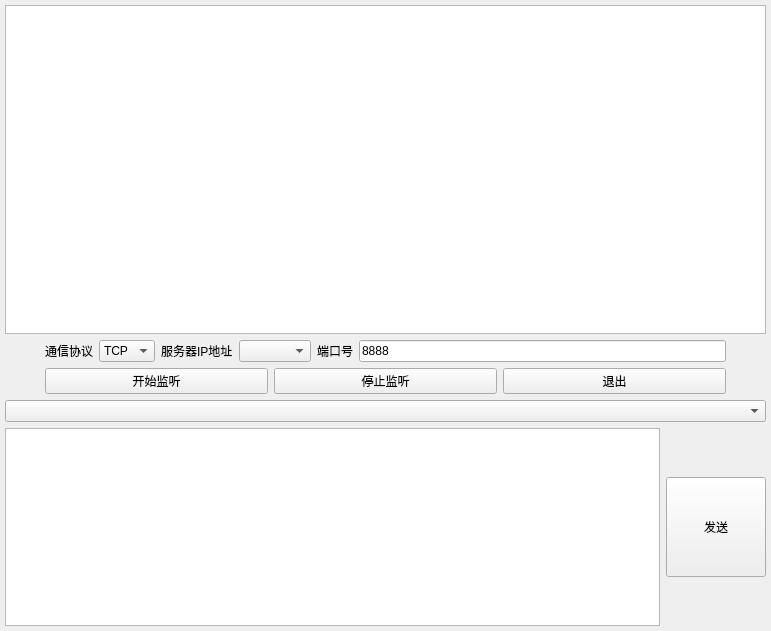
<?xml version="1.0" encoding="UTF-8"?>
<ui version="4.0">
 <class>Widget</class>
 <widget class="QWidget" name="Widget">
  <property name="geometry">
   <rect>
    <x>0</x>
    <y>0</y>
    <width>771</width>
    <height>631</height>
   </rect>
  </property>
  <property name="windowTitle">
   <string>网络调试助手服务端-学渣出品</string>
  </property>
  <property name="windowIcon">
   <iconset resource="src.qrc">
    <normaloff>:/img/server.png</normaloff>:/img/server.png</iconset>
  </property>
  <property name="toolTipDuration">
   <number>-3</number>
  </property>
  <widget class="QWidget" name="layoutWidget">
   <property name="geometry">
    <rect>
     <x>0</x>
     <y>0</y>
     <width>771</width>
     <height>631</height>
    </rect>
   </property>
   <layout class="QVBoxLayout" name="verticalLayout" stretch="5,1,1,0,3">
    <property name="leftMargin">
     <number>5</number>
    </property>
    <property name="topMargin">
     <number>5</number>
    </property>
    <property name="rightMargin">
     <number>5</number>
    </property>
    <property name="bottomMargin">
     <number>5</number>
    </property>
    <item>
     <widget class="QTextEdit" name="textEditRev"/>
    </item>
    <item>
     <layout class="QHBoxLayout" name="horizontalLayout">
      <item>
       <spacer name="horizontalSpacer">
        <property name="orientation">
         <enum>Qt::Horizontal</enum>
        </property>
        <property name="sizeType">
         <enum>QSizePolicy::Fixed</enum>
        </property>
        <property name="sizeHint" stdset="0">
         <size>
          <width>40</width>
          <height>20</height>
         </size>
        </property>
       </spacer>
      </item>
      <item>
       <widget class="QLabel" name="label">
        <property name="text">
         <string>通信协议</string>
        </property>
       </widget>
      </item>
      <item>
       <widget class="QComboBox" name="comboBoxProt">
        <item>
         <property name="text">
          <string>TCP</string>
         </property>
        </item>
        <item>
         <property name="text">
          <string>UDP</string>
         </property>
        </item>
       </widget>
      </item>
      <item>
       <widget class="QLabel" name="label_2">
        <property name="text">
         <string>服务器IP地址</string>
        </property>
       </widget>
      </item>
      <item>
       <widget class="QComboBox" name="comboBoxAddr"/>
      </item>
      <item>
       <widget class="QLabel" name="label_3">
        <property name="text">
         <string>端口号</string>
        </property>
       </widget>
      </item>
      <item>
       <widget class="QLineEdit" name="lineEditPort">
        <property name="text">
         <string>8888</string>
        </property>
       </widget>
      </item>
      <item>
       <spacer name="horizontalSpacer_2">
        <property name="orientation">
         <enum>Qt::Horizontal</enum>
        </property>
        <property name="sizeType">
         <enum>QSizePolicy::Fixed</enum>
        </property>
        <property name="sizeHint" stdset="0">
         <size>
          <width>40</width>
          <height>20</height>
         </size>
        </property>
       </spacer>
      </item>
     </layout>
    </item>
    <item>
     <layout class="QHBoxLayout" name="horizontalLayout_2">
      <item>
       <spacer name="horizontalSpacer_3">
        <property name="orientation">
         <enum>Qt::Horizontal</enum>
        </property>
        <property name="sizeType">
         <enum>QSizePolicy::Fixed</enum>
        </property>
        <property name="sizeHint" stdset="0">
         <size>
          <width>40</width>
          <height>20</height>
         </size>
        </property>
       </spacer>
      </item>
      <item>
       <widget class="QPushButton" name="btnStartListen">
        <property name="text">
         <string>开始监听</string>
        </property>
       </widget>
      </item>
      <item>
       <widget class="QPushButton" name="btnStopListen">
        <property name="text">
         <string>停止监听</string>
        </property>
       </widget>
      </item>
      <item>
       <widget class="QPushButton" name="btnLineOut">
        <property name="text">
         <string>退出</string>
        </property>
       </widget>
      </item>
      <item>
       <spacer name="horizontalSpacer_4">
        <property name="orientation">
         <enum>Qt::Horizontal</enum>
        </property>
        <property name="sizeType">
         <enum>QSizePolicy::Fixed</enum>
        </property>
        <property name="sizeHint" stdset="0">
         <size>
          <width>40</width>
          <height>20</height>
         </size>
        </property>
       </spacer>
      </item>
     </layout>
    </item>
    <item>
     <widget class="MyComboBox" name="comboBoxChildren">
      <item>
       <property name="text">
        <string/>
       </property>
      </item>
     </widget>
    </item>
    <item>
     <layout class="QHBoxLayout" name="horizontalLayout_3">
      <item>
       <widget class="QTextEdit" name="textEditSend"/>
      </item>
      <item>
       <widget class="QPushButton" name="btnSend">
        <property name="minimumSize">
         <size>
          <width>100</width>
          <height>100</height>
         </size>
        </property>
        <property name="text">
         <string>发送</string>
        </property>
       </widget>
      </item>
     </layout>
    </item>
   </layout>
  </widget>
 </widget>
 <customwidgets>
  <customwidget>
   <class>MyComboBox</class>
   <extends>QComboBox</extends>
   <header location="global">mycombobox.h</header>
  </customwidget>
 </customwidgets>
 <resources>
  <include location="src.qrc"/>
 </resources>
 <connections/>
</ui>
